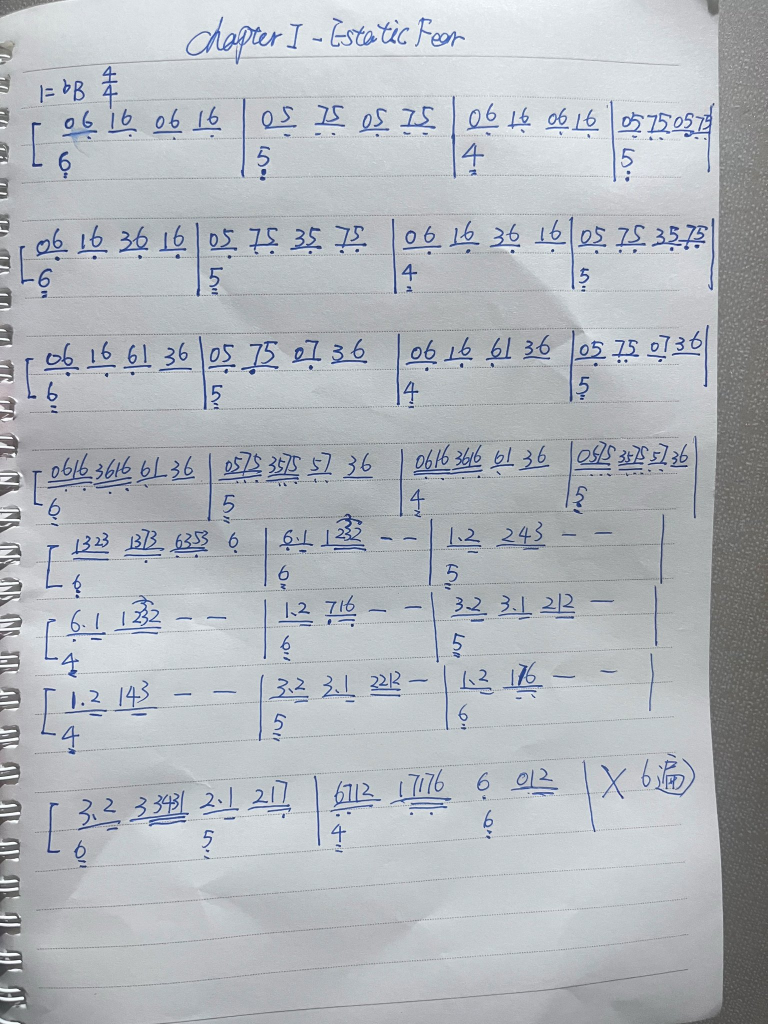
#> input picture jianpu/src/sbd1.jpg, 1536 x 2048 px (shown at 1/2 size); its folder holds 2 pictures in this run
$ python segment.py
#> lines starting #> are read from the running program, lines starting #| are printed output that depends on the picture; after the words box and inside, x2 and y2 are one past the last pixel; in counts of white or black regions, pixels touching at a corner belong together
#!/usr/bin/env python3
"""
Segment a handwritten jianpu photo into clean per-system strips.

Strategy: the page is lined paper with light-blue rules and a shadow gradient.
Blue pen ink is much darker than the rules, so after illumination flattening an
Otsu threshold cleanly separates ink from rules and paper. Bands of ink are then
merged into systems, and each system is exported as an enhanced strip at high
resolution for transcription.
"""
import os, sys, json
import numpy as np
from PIL import Image, ImageOps, ImageFilter

Image.MAX_IMAGE_PIXELS = None
BASE = os.path.dirname(os.path.abspath(__file__))


def gray_of(path):
#> called with path = 'jianpu/src/sbd1.jpg'
    im = ImageOps.exif_transpose(Image.open(path)).convert("RGB")
#> im is the input picture: PIL image 1536x2048 RGB; mean R, G, B 178.3, 182.7, 188
    a = np.asarray(im, dtype=np.float32)
    # ink is blue: emphasise blue-dark pixels, suppress warm paper/shadow
    r, g, b = a[:, :, 0], a[:, :, 1], a[:, :, 2]
    lum = 0.299 * r + 0.587 * g + 0.114 * b
    blueness = np.clip(b - (r + g) / 2.0, 0, 255)          # >0 where blue
    score = lum - 0.55 * blueness                            # ink -> low
    return Image.fromarray(np.uint8(np.clip(score, 0, 255)))


def flatten(g, radius_frac=0.10):
#> called with radius_frac = 0.1
    r = max(10, int(min(g.size) * radius_frac))
#> r = 153
    bg = g.filter(ImageFilter.GaussianBlur(r))
    a = np.asarray(g, np.float32)
#> a: shape (2048, 1536) float32
    b = np.asarray(bg, np.float32) + 1.0
    out = a / b
    out = out / np.percentile(out, 99.5) * 255.0
    return Image.fromarray(np.uint8(np.clip(out, 0, 255)))
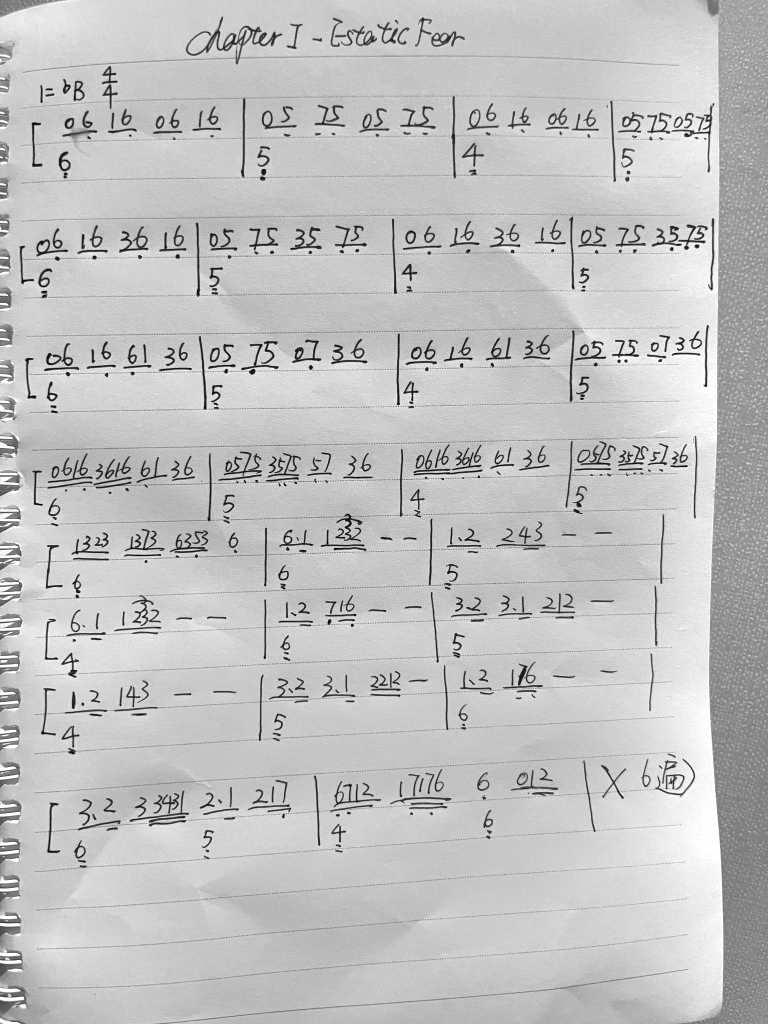
#> returned value: PIL image 1536x2048 L (shown at 1/2 size); min 0, max 255, mean 192.9


def otsu(vals):
    hist, _ = np.histogram(vals, bins=256, range=(0, 256))
#> hist = 256 values, max 104225 at index 198, min 52 at index 1, mean 12288
    tot = hist.sum()
#> tot = 3145728
    if tot == 0:
        return 128
    p = hist / tot
#> p = 256 values, max 0.0331 at index 198, min 1.65e-05 at index 1, mean 0.00391
    omega = np.cumsum(p)
#> omega = 256 values from 6.83e-05 to 1
    mu = np.cumsum(p * np.arange(256))
#> mu = 256 values from 0 to 192.9
    mu_t = mu[-1]
#> mu_t = 192.9
    denom = omega * (1 - omega)
#> denom = 256 values, max 0.25 at index 200, min -2.22e-16 at index 255, mean 0.0609
    denom[denom == 0] = 1e-12
    sigma = (mu_t * omega - mu) ** 2 / denom
#> sigma = 256 values, max 810 at index 156, min -1.46e-11 at index 255, mean 461.3
    return int(np.argmax(sigma))


def make_mask(g):
    a = np.asarray(g, np.float32)
    t = otsu(a.ravel())
#> t = 156
    # bias slightly dark so faint strokes are kept but paper texture is not
    t = int(t * 0.92)
#> t = 143
    return (a < t), t


def bands_from_mask(mask, page_h):
    ink = mask.sum(axis=1).astype(np.float32)
    # smooth to avoid splitting a system at a thin row
    k = max(3, int(page_h * 0.004))
    ker = np.ones(k) / k
    sm = np.convolve(ink, ker, mode="same")
    thr = max(2.0, 0.010 * sm.max())
    on = sm > thr
    bands, start, gap = [], None, 0
    min_gap = max(4, int(page_h * 0.008))
    for i, v in enumerate(on):
        if v:
            if start is None:
                start = i
            gap = 0
        elif start is not None:
            gap += 1
            if gap >= min_gap:
                bands.append((start, i - gap))
                start = None
                gap = 0
    if start is not None:
        bands.append((start, len(on) - 1))
    min_h = max(8, int(page_h * 0.012))
    bands = [b for b in bands if b[1] - b[0] >= min_h]
    return bands, ink


def merge_into_systems(bands, page_h):
    """Merge band fragments that belong to the same music system."""
    if not bands:
        return []
    gaps = [bands[i + 1][0] - bands[i][1] for i in range(len(bands) - 1)]
    if not gaps:
        return bands
    g = np.array(gaps, dtype=float)
    # a new system starts where the gap is a clear outlier (much larger)
    med = np.median(g)
    thr = max(med * 2.2, page_h * 0.014)
    sysb, cur = [], list(bands[0])
    for i, gap in enumerate(gaps):
        if gap > thr:
            sysb.append(tuple(cur))
            cur = list(bands[i + 1])
        else:
            cur[1] = bands[i + 1][1]
    sysb.append(tuple(cur))
    return sysb


def enhance_strip(im, box, target_w=2200):
    s = im.crop(box)
    g = flatten(s.convert("L") if s.mode != "L" else s, 0.12)
    g = g.filter(ImageFilter.UnsharpMask(radius=3, percent=140, threshold=3))
    # contrast stretch on the ink range
    a = np.asarray(g, np.float32)
    lo, hi = np.percentile(a, 2), np.percentile(a, 97)
    if hi - lo > 10:
        a = (a - lo) / (hi - lo) * 255.0
    g = Image.fromarray(np.uint8(np.clip(a, 0, 255)))
    if g.width < target_w:
        r = target_w / g.width
        g = g.resize((int(g.width * r), int(g.height * r)), Image.LANCZOS)
    return g


def run(name, tag, expect=None):
    src = os.path.join(BASE, "src", name)
    out = os.path.join(BASE, "work", tag)
    os.makedirs(out, exist_ok=True)

    g0 = gray_of(src)
    g0 = flatten(g0)
    mask, thr = make_mask(g0)
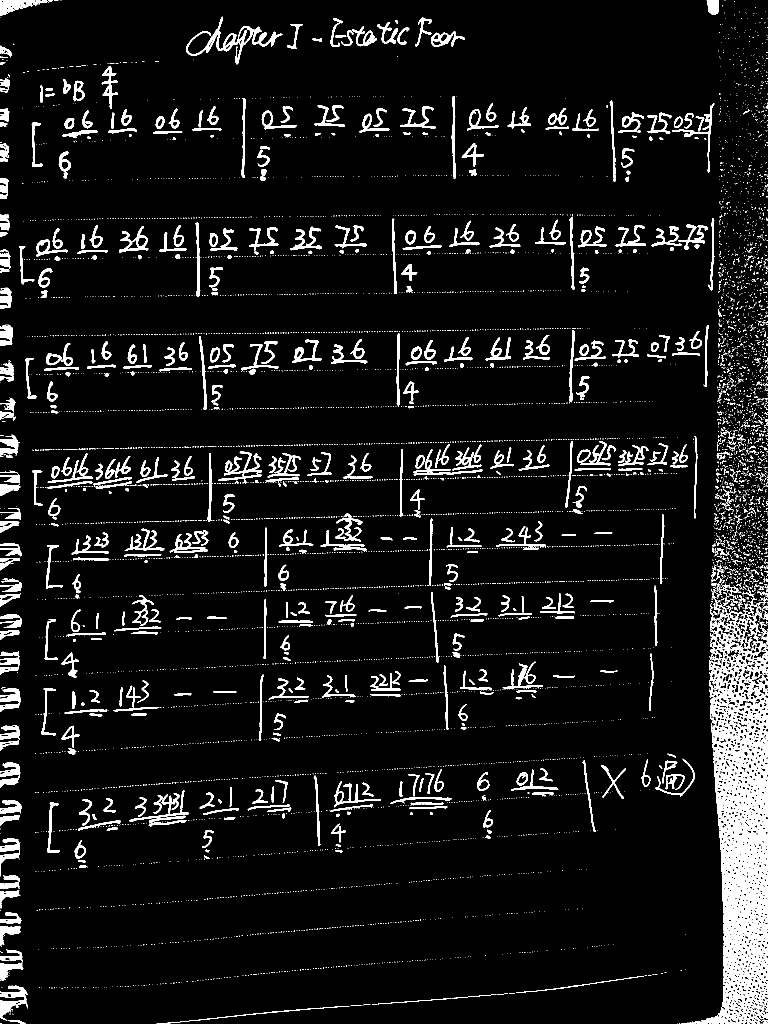
#> mask: shape (2048, 1536) bool (shown at 1/2 size); 7.6% white; 7505 white regions (6843 under 20 px), largest, box (x1, y1, x2, y2) and area: (1362, 1183, 1536, 2048) 62192, (372, 33, 565, 129) 3004, (0, 1971, 56, 2041) 1542
#> thr = 143

    rows = mask.sum(axis=1)
#> rows = 2048 values, max 495 at index 489, min 0 at index 31, mean 116.3
    cols = mask.sum(axis=0)
#> cols = 1536 values, max 826 at index 1535, min 25 at index 1291, mean 155.1
    ry = np.where(rows > max(1, rows.max() * 0.02))[0]
#> ry = 1975 values from 0 to 2047
    rx = np.where(cols > max(1, cols.max() * 0.02))[0]
#> rx = 1536 values from 0 to 1535
    y0, y1 = (int(ry[0]), int(ry[-1])) if len(ry) else (0, g0.height)
#> y0 = 0; y1 = 2047
    x0, x1 = (int(rx[0]), int(rx[-1])) if len(rx) else (0, g0.width)
#> x0 = 0; x1 = 1535

    bands, _ = bands_from_mask(mask, g0.height)
#> in bands_from_mask, `ink = mask.sum(axis=1).astype(np.float32)`: ink has the same summary as rows in run
#> in bands_from_mask, `sm = np.convolve(ink, ker, mode="same")`: sm = 2048 values, max 405.5 at index 489, min 2.38 at index 402, mean 116.2
#> in bands_from_mask, `thr = max(2.0, 0.010 * sm.max())`: thr = 4.05
#> the loop in bands_from_mask, `for i, v in enumerate(on):` made 2048 passes
#> start on pass 1: 0
#> after the loop in bands_from_mask, `for i, v in enumerate(on):`: bands = []; start = 0
#> in bands_from_mask, `bands = [b for b in bands if b[1] - b[0] >= min_h]`: bands = [(0, 2047)]
#> bands = [(0, 2047)]
    systems = merge_into_systems(bands, g0.height)
#> in merge_into_systems, `gaps = [bands[i + 1][0] - bands[i][1] for i in range(len(bands) - 1)]`: gaps = []
#> systems = [(0, 2047)]

    # keep only systems that look like real music lines (enough ink + width)
    real = []
    for (a, b) in systems:
        sub = mask[a:b + 1, x0:x1 + 1]
        if sub.sum() < 0.004 * sub.size:
            continue
        if (b - a) < 0.010 * g0.height:
            continue
        real.append((a, b))
#> this loop made 1 pass
#> after the loop, real = [(0, 2047)]

    info = {"tag": tag, "src": name, "page": [g0.width, g0.height],
            "otsu_thr": thr, "content_box": [x0, y0, x1, y1],
            "n_raw_bands": len(bands), "n_systems": len(real),
            "expected": expect, "systems": []}

    for i, (a, b) in enumerate(real):
        pad = int((b - a) * 0.28) + 8
#> pad = 581
        box = (max(0, x0 - int(0.01 * g0.width)),
               max(0, a - pad),
               min(g0.width, x1 + int(0.01 * g0.width)),
               min(g0.height, b + pad))
#> box = (0, 0, 1536, 2048)
        strip = enhance_strip(ImageOps.exif_transpose(Image.open(src)), box)
#> in enhance_strip, `lo, hi = np.percentile(a, 2), np.percentile(a, 97)`: lo = 0; hi = 255
        p = os.path.join(out, f"{tag}_sys{i+1:02d}.png")
        strip.save(p)
        info["systems"].append({"idx": i + 1, "band": [a, b], "box": list(box),
                                "h": box[3] - box[1], "file": p})

    with open(os.path.join(out, f"{tag}_systems.json"), "w") as f:
        json.dump(info, f, indent=2, ensure_ascii=False)

    print(f"[{tag}] page={g0.width}x{g0.height} otsu={thr} "
          f"raw_bands={len(bands)} systems={len(real)} (expected {expect})")
#| [p1] page=1536x2048 otsu=143 raw_bands=1 systems=1 (expected 8)
    for s in info["systems"]:
        print(f"   sys{s['idx']:02d}: y{s['band'][0]:5d}..{s['band'][1]:5d} "
              f"h={s['band'][1]-s['band'][0]:4d} -> {os.path.basename(s['file'])}")
#> this loop made 1 pass
#|    sys01: y    0.. 2047 h=2047 -> p1_sys01.png
    return info


if __name__ == "__main__":
    run("sbd1.jpg", "p1", expect=8)
    run("sbd2.jpg", "p2", expect=None)
#> call 2 of gray_of, with path = 'jianpu/src/sbd2.jpg'
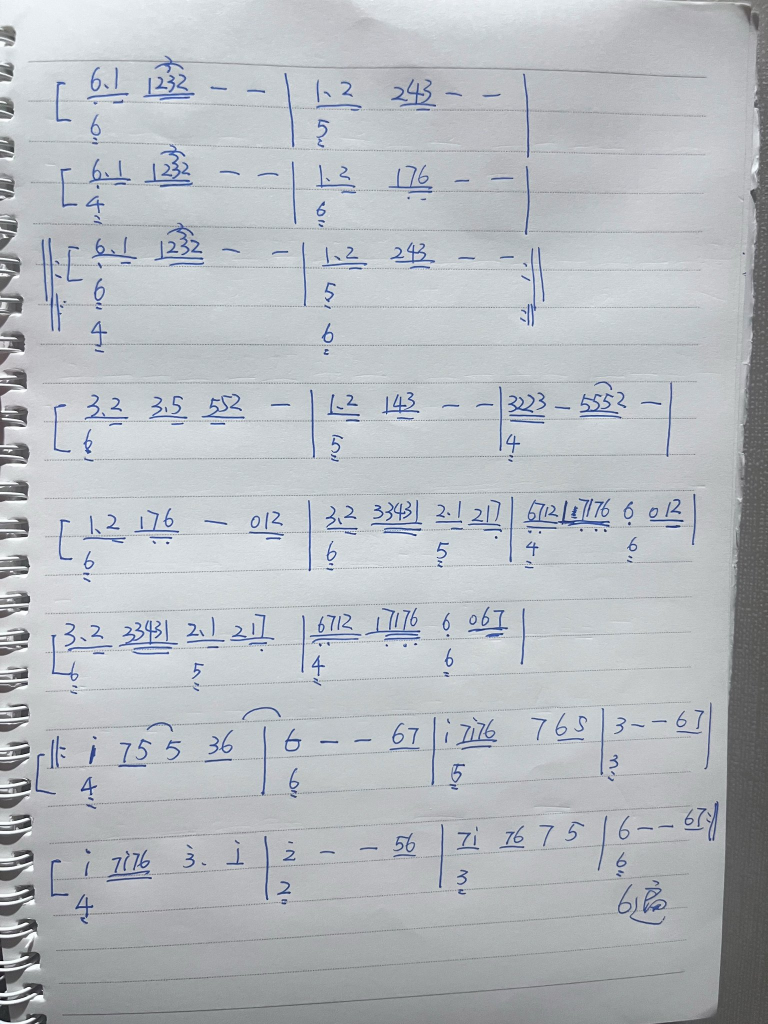
#> input picture jianpu/src/sbd2.jpg, 1536 x 2048 px (shown at 1/2 size)
#> in gray_of, im is the input picture: PIL image 1536x2048 RGB; mean R, G, B 181.9, 186.2, 190.9
#> call 3 of flatten, with radius_frac = 0.1
#> in flatten (call 3), `return Image.fromarray(np.uint8(np.clip(out, 0, 255)))`:
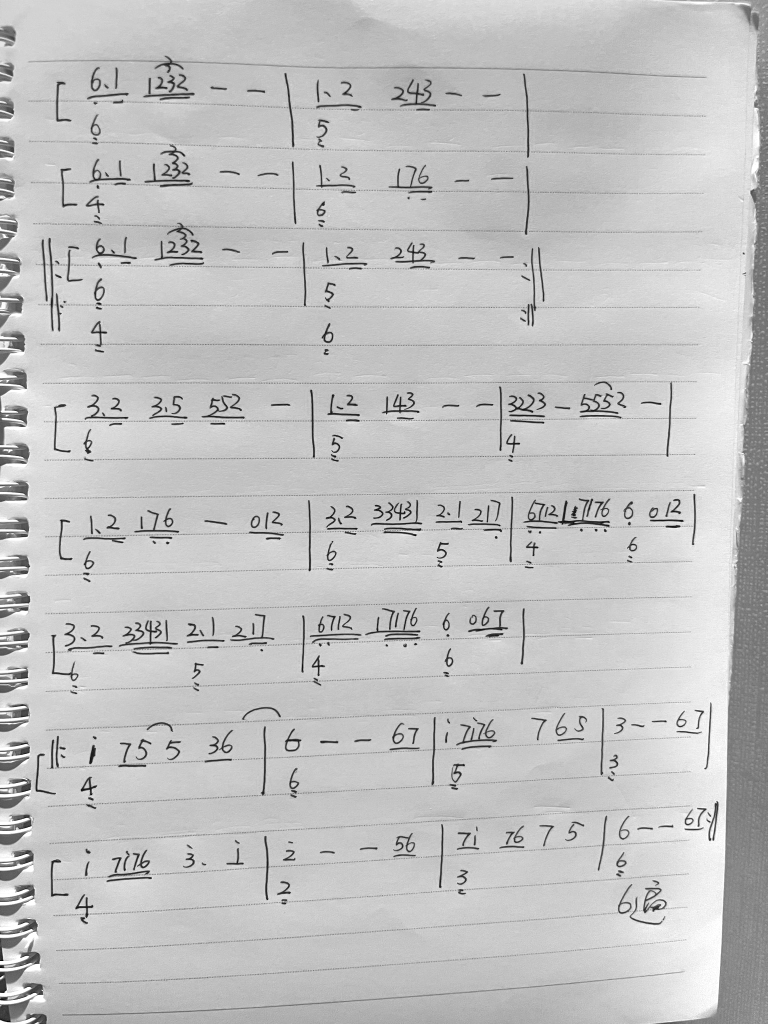
#> returned value: PIL image 1536x2048 L (shown at 1/2 size); min 0, max 255, mean 193.5
#> in run (call 2), `mask, thr = make_mask(g0)`: mask: shape (2048, 1536) bool; 7.5% white; 4288 white regions (3809 under 20 px), largest, box (x1, y1, x2, y2) and area: (1310, 122, 1536, 2048) 96227, (0, 772, 56, 890) 2116, (1047, 997, 1220, 1055) 1815
#> in run (call 2), `mask, thr = make_mask(g0)`: thr = 141
#> in run (call 2), `rows = mask.sum(axis=1)`: rows = 2048 values, max 443 at index 1042, min 0 at index 0, mean 115.1
#> in run (call 2), `cols = mask.sum(axis=0)`: cols = 1536 values, max 1753 at index 1531, min 6 at index 96, mean 153.4
#> in run (call 2), `ry = np.where(rows > max(1, rows.max() * 0.02))[0]`: ry = 2017 values from 9 to 2047
#> in run (call 2), `rx = np.where(cols > max(1, cols.max() * 0.02))[0]`: rx = 1261 values from 0 to 1535
#> in run (call 2), `y0, y1 = (int(ry[0]), int(ry[-1])) if len(ry) else (0, g0.height)`: y0 = 9
#> the loop in bands_from_mask (call 2), `for i, v in enumerate(on):` made 2048 passes
#> (v, start) on pass 9: (True, 8)
#> in run (call 2), `bands, _ = bands_from_mask(mask, g0.height)`: bands = [(8, 2047)]
#> the loop in run (call 2), `for (a, b) in systems:` made 1 pass
#> pass 1, in run (call 2), `sub = mask[a:b + 1, x0:x1 + 1]`:
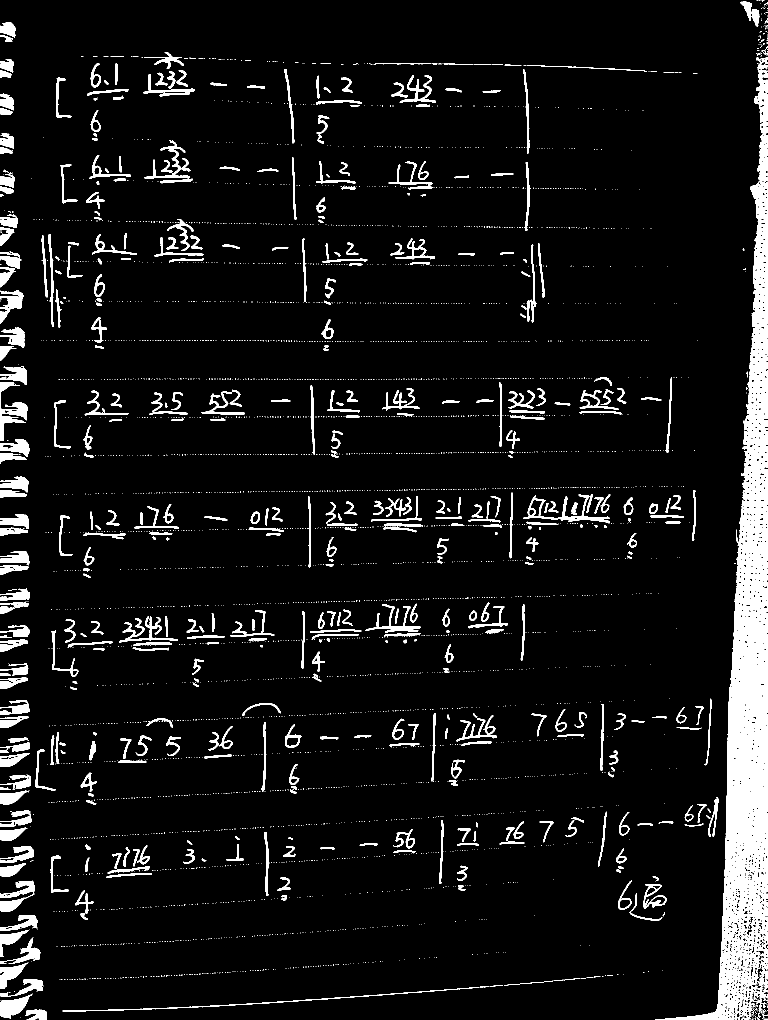
#> sub: shape (2040, 1536) bool (shown at 1/2 size); 7.5% white; 4288 white regions (3809 under 20 px), largest, box (x1, y1, x2, y2) and area: (1310, 114, 1536, 2040) 96227, (0, 764, 56, 882) 2116, (1047, 989, 1220, 1047) 1815
#> in run (call 2), `pad = int((b - a) * 0.28) + 8`: pad = 578
#| [p2] page=1536x2048 otsu=141 raw_bands=1 systems=1 (expected None)
#> the loop in run (call 2), `for s in info["systems"]:` made 1 pass
#|    sys01: y    8.. 2047 h=2039 -> p2_sys01.png
